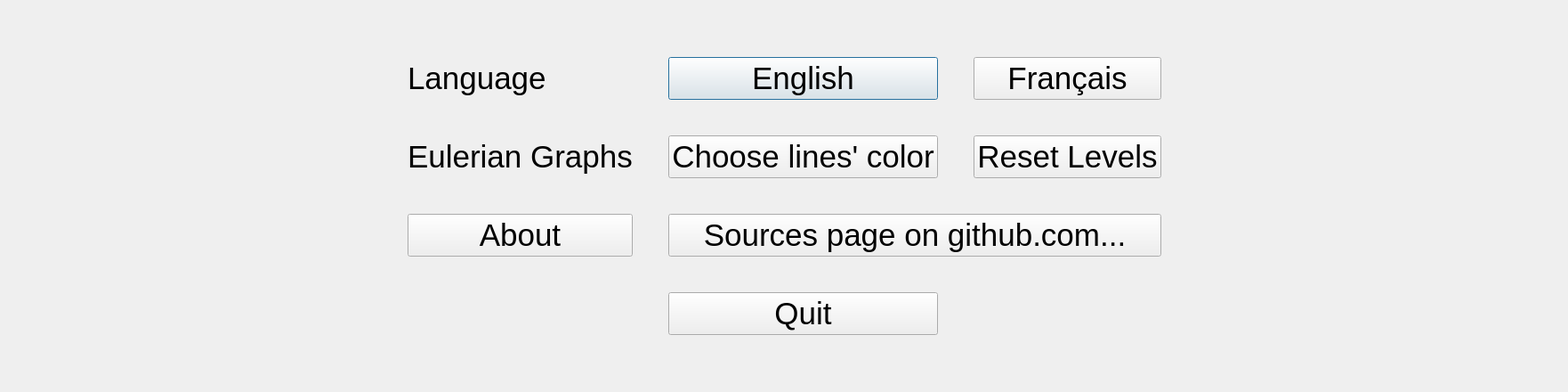
<?xml version="1.0" encoding="UTF-8"?>
<ui version="4.0">
 <class>MenuDialog</class>
 <widget class="QDialog" name="MenuDialog">
  <property name="geometry">
   <rect>
    <x>0</x>
    <y>0</y>
    <width>1762</width>
    <height>440</height>
   </rect>
  </property>
  <property name="windowTitle">
   <string>Dialog</string>
  </property>
  <layout class="QHBoxLayout" name="horizontalLayout">
   <item>
    <layout class="QGridLayout" name="gridLayout">
     <property name="spacing">
      <number>40</number>
     </property>
     <item row="1" column="2">
      <widget class="QPushButton" name="englishButton">
       <property name="font">
        <font>
         <pointsize>26</pointsize>
        </font>
       </property>
       <property name="text">
        <string notr="true">English</string>
       </property>
      </widget>
     </item>
     <item row="1" column="1">
      <widget class="QLabel" name="label">
       <property name="font">
        <font>
         <pointsize>26</pointsize>
        </font>
       </property>
       <property name="text">
        <string notr="true">Language</string>
       </property>
      </widget>
     </item>
     <item row="0" column="0">
      <spacer name="verticalSpacer">
       <property name="orientation">
        <enum>Qt::Vertical</enum>
       </property>
       <property name="sizeHint" stdset="0">
        <size>
         <width>20</width>
         <height>40</height>
        </size>
       </property>
      </spacer>
     </item>
     <item row="7" column="0">
      <spacer name="verticalSpacer_2">
       <property name="orientation">
        <enum>Qt::Vertical</enum>
       </property>
       <property name="sizeHint" stdset="0">
        <size>
         <width>20</width>
         <height>40</height>
        </size>
       </property>
      </spacer>
     </item>
     <item row="1" column="3">
      <widget class="QPushButton" name="frenchButton">
       <property name="font">
        <font>
         <pointsize>26</pointsize>
        </font>
       </property>
       <property name="text">
        <string notr="true">Français</string>
       </property>
      </widget>
     </item>
     <item row="1" column="0">
      <spacer name="horizontalSpacer">
       <property name="orientation">
        <enum>Qt::Horizontal</enum>
       </property>
       <property name="sizeHint" stdset="0">
        <size>
         <width>40</width>
         <height>20</height>
        </size>
       </property>
      </spacer>
     </item>
     <item row="2" column="2">
      <widget class="QPushButton" name="EGlineColorButton">
       <property name="font">
        <font>
         <pointsize>26</pointsize>
        </font>
       </property>
       <property name="text">
        <string>Choose lines' color</string>
       </property>
      </widget>
     </item>
     <item row="1" column="4">
      <spacer name="horizontalSpacer_2">
       <property name="orientation">
        <enum>Qt::Horizontal</enum>
       </property>
       <property name="sizeHint" stdset="0">
        <size>
         <width>40</width>
         <height>20</height>
        </size>
       </property>
      </spacer>
     </item>
     <item row="2" column="3">
      <widget class="QPushButton" name="EGresetButton">
       <property name="font">
        <font>
         <pointsize>26</pointsize>
        </font>
       </property>
       <property name="text">
        <string>Reset Levels</string>
       </property>
      </widget>
     </item>
     <item row="6" column="2">
      <widget class="QPushButton" name="quitButton">
       <property name="font">
        <font>
         <pointsize>26</pointsize>
        </font>
       </property>
       <property name="text">
        <string>Quit</string>
       </property>
      </widget>
     </item>
     <item row="2" column="1">
      <widget class="QLabel" name="label_2">
       <property name="font">
        <font>
         <pointsize>26</pointsize>
        </font>
       </property>
       <property name="text">
        <string>Eulerian Graphs</string>
       </property>
      </widget>
     </item>
     <item row="3" column="1">
      <widget class="QPushButton" name="aboutButton">
       <property name="font">
        <font>
         <pointsize>26</pointsize>
        </font>
       </property>
       <property name="text">
        <string>About</string>
       </property>
      </widget>
     </item>
     <item row="3" column="2" colspan="2">
      <widget class="QPushButton" name="sourcesButton">
       <property name="font">
        <font>
         <pointsize>26</pointsize>
        </font>
       </property>
       <property name="text">
        <string>Sources page on github.com...</string>
       </property>
      </widget>
     </item>
    </layout>
   </item>
  </layout>
 </widget>
 <resources/>
 <connections/>
</ui>
